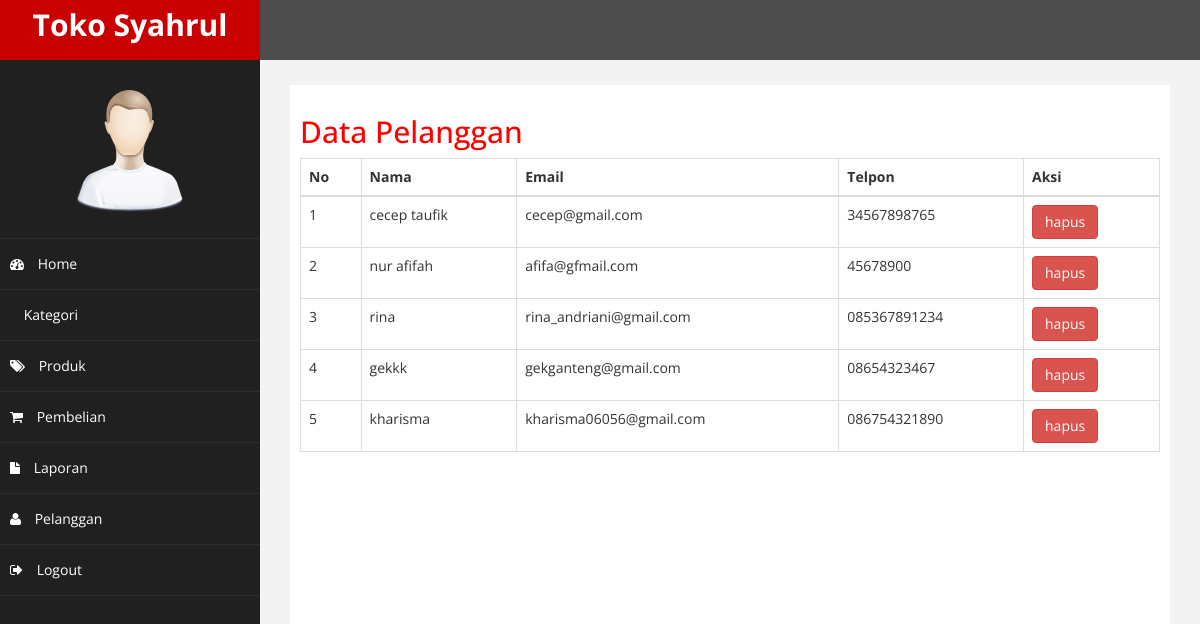
The page /admin/bs-binary-admin/index.php?halaman=pelanggan (signed in) on the database its author committed.
### tables this page shows
CREATE TABLE `pelanggan` (
  `id_pelanggan` int(11) NOT NULL AUTO_INCREMENT,
  `email_pelanggan` varchar(100) NOT NULL,
  `password_pelanggan` varchar(50) NOT NULL,
  `nama_pelanggan` varchar(100) NOT NULL,
  `telpon_pelanggan` varchar(25) NOT NULL,
  `alamat_pelanggan` text NOT NULL,
  PRIMARY KEY (`id_pelanggan`)
);

### admin/bs-binary-admin/pelanggan.php (the view)
<h2>Data Pelanggan</h2>
<table class="table table-bordered">
	<thead>
		<tr>
			<th>No</th>
			<th>Nama</th>
			<th>Email</th>
			<th>Telpon</th>
			<th>Aksi</th>
		</tr>
	</thead>
	<tbody>
		<?php $nomor=1; ?>
		<?php $ambil=$koneksi->query("select * from pelanggan"); ?>
		<?php while ($pecah=$ambil->fetch_assoc()){ ?>
		<tr>
			<td><?php echo $nomor; ?></td>
			<td><?php echo $pecah["nama_pelanggan"]; ?></td>
			<td><?php echo $pecah["email_pelanggan"]; ?></td>
			<td><?php echo $pecah["telpon_pelanggan"]; ?></td>
			<td>
				<a href="" class="btn btn-danger">hapus</a>
			</td>
		</tr>
		<?php $nomor++; ?>
	<?php } ?>
	</tbody>
</table>

### admin/bs-binary-admin/assets/css/custom.css (style rules this page uses)
body { font-family: 'Open Sans', sans-serif; }
h2 { color: #f00; }

### rows shown on the page
pelanggan: nama_pelanggan "cecep taufik", email_pelanggan "cecep@gmail.com", telpon_pelanggan "34567898765"
pelanggan: nama_pelanggan "nur afifah", email_pelanggan "afifa@gfmail.com", telpon_pelanggan "45678900"
pelanggan: nama_pelanggan "rina", email_pelanggan "rina_andriani@gmail.com", telpon_pelanggan "085367891234"
pelanggan: nama_pelanggan "gekkk", email_pelanggan "gekganteng@gmail.com", telpon_pelanggan "08654323467"
pelanggan: nama_pelanggan "kharisma", email_pelanggan "kharisma06056@gmail.com", telpon_pelanggan "086754321890"
